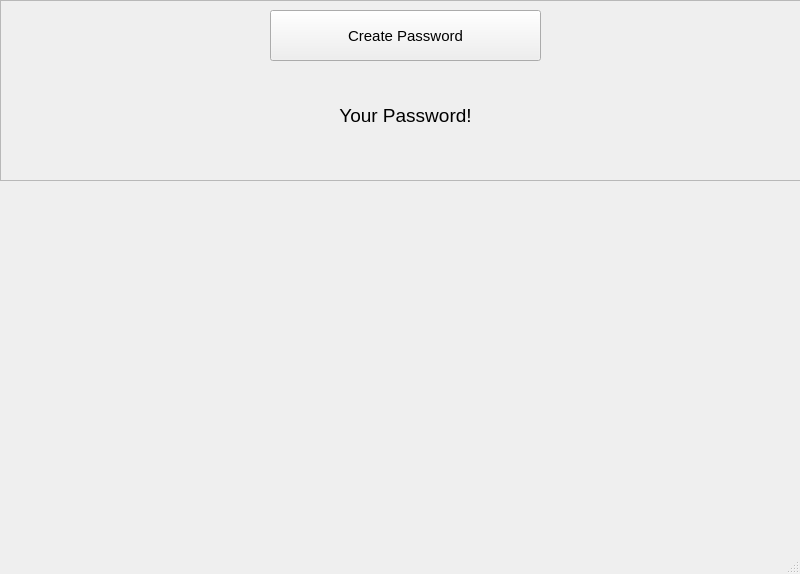
<?xml version="1.0" encoding="UTF-8"?>
<ui version="4.0">
 <class>MainWindow</class>
 <widget class="QMainWindow" name="MainWindow">
  <property name="geometry">
   <rect>
    <x>0</x>
    <y>0</y>
    <width>800</width>
    <height>574</height>
   </rect>
  </property>
  <property name="windowTitle">
   <string>Password Creation</string>
  </property>
  <widget class="QWidget" name="centralwidget">
   <widget class="QFrame" name="frame">
    <property name="geometry">
     <rect>
      <x>0</x>
      <y>0</y>
      <width>801</width>
      <height>181</height>
     </rect>
    </property>
    <property name="font">
     <font>
      <pointsize>11</pointsize>
      <underline>false</underline>
      <strikeout>false</strikeout>
     </font>
    </property>
    <property name="frameShape">
     <enum>QFrame::StyledPanel</enum>
    </property>
    <property name="frameShadow">
     <enum>QFrame::Raised</enum>
    </property>
    <widget class="QPushButton" name="pushButton">
     <property name="geometry">
      <rect>
       <x>270</x>
       <y>10</y>
       <width>271</width>
       <height>51</height>
      </rect>
     </property>
     <property name="text">
      <string>Create Password</string>
     </property>
    </widget>
    <widget class="QLabel" name="label">
     <property name="geometry">
      <rect>
       <x>250</x>
       <y>80</y>
       <width>311</width>
       <height>71</height>
      </rect>
     </property>
     <property name="font">
      <font>
       <pointsize>14</pointsize>
      </font>
     </property>
     <property name="text">
      <string>Your Password!</string>
     </property>
     <property name="alignment">
      <set>Qt::AlignCenter</set>
     </property>
     <property name="textInteractionFlags">
      <set>Qt::LinksAccessibleByMouse|Qt::TextSelectableByMouse</set>
     </property>
    </widget>
   </widget>
  </widget>
  <widget class="QMenuBar" name="menubar">
   <property name="geometry">
    <rect>
     <x>0</x>
     <y>0</y>
     <width>800</width>
     <height>21</height>
    </rect>
   </property>
  </widget>
  <widget class="QStatusBar" name="statusbar"/>
 </widget>
 <resources/>
 <connections/>
</ui>
